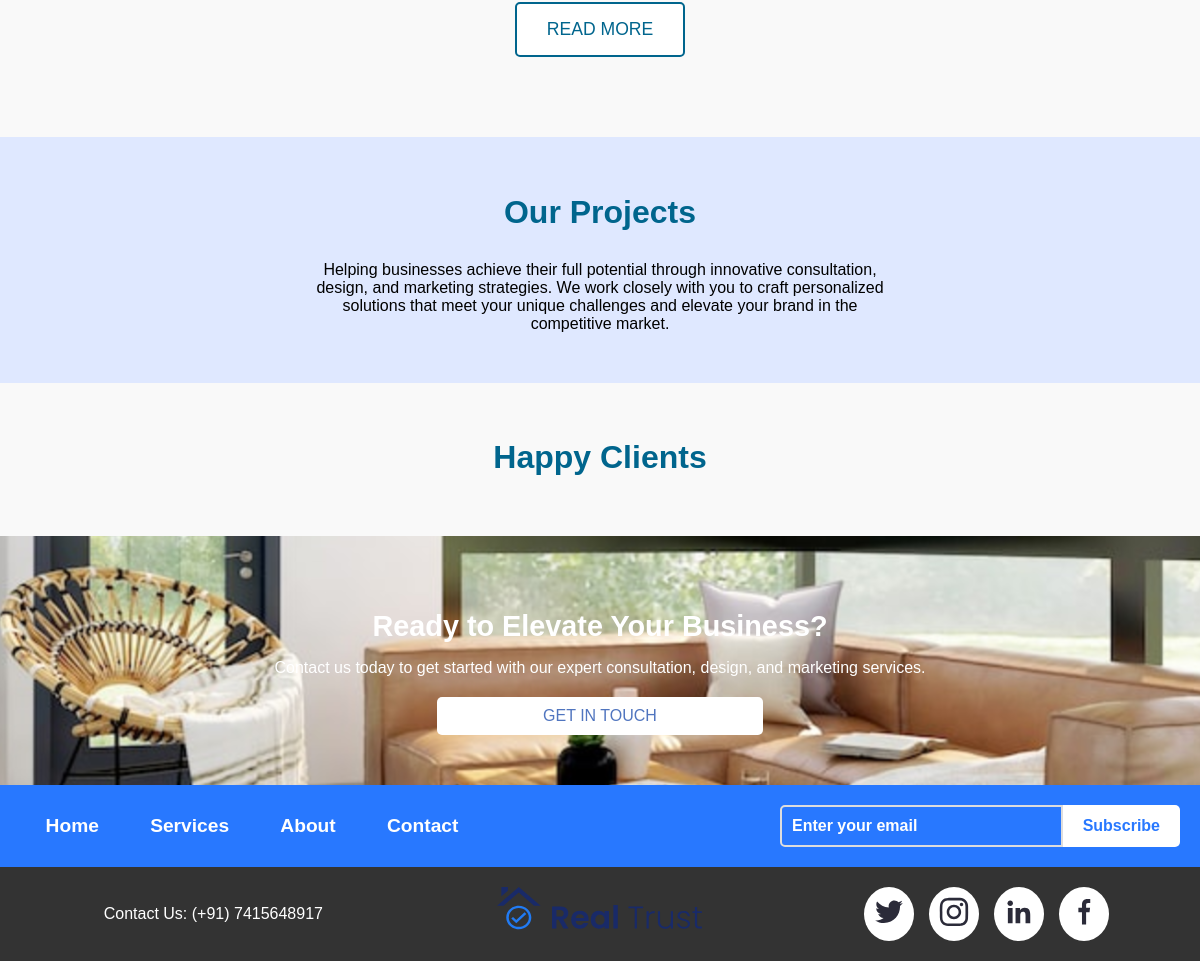
The app's page / (lower part), older data.
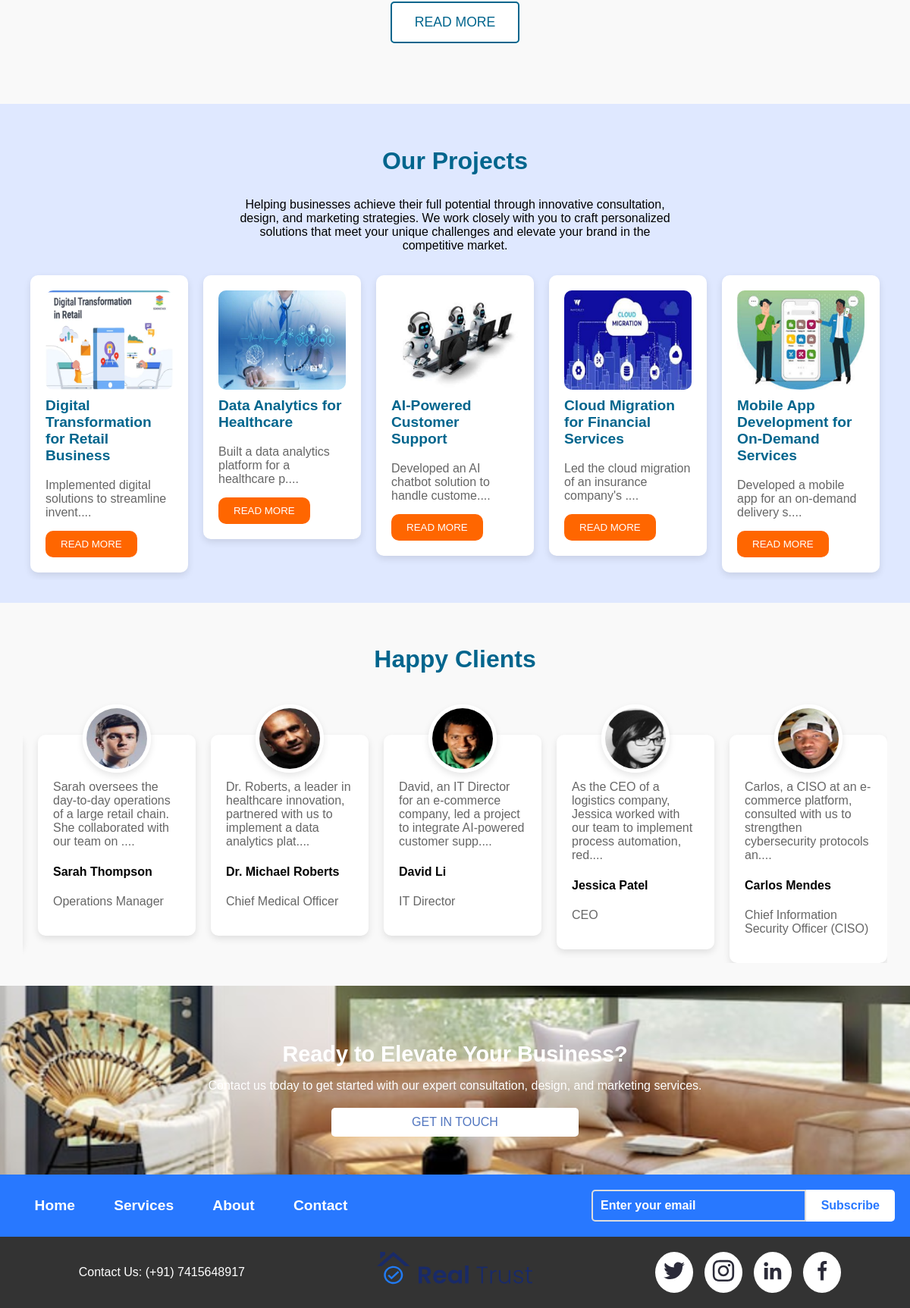
The same page, newer data.
### siteApp/models.py (models this page shows, shortened)
class Project(models.Model):
    name = models.CharField(max_length=255)
    description = models.TextField()
    image = models.ImageField(upload_to='projects/')
    created_at = models.DateTimeField(auto_now_add=True)

class Client(models.Model):
    name = models.CharField(max_length=255)
    designation = models.CharField(max_length=100)  # e.g., CEO, Developer
    description = models.TextField()
    image = models.ImageField(upload_to='clients/')  # Store images in 'media/clients/'
    created_at = models.DateTimeField(auto_now_add=True)

### siteApp/views.py (the view)
# urls.py: path('', views.landing_page, name='land'),
def landing_page(request):
    form_submitted = False  # To track whether the form is submitted or not
    project = Project.objects.all()
    client = Client.objects.all()
    data = {
        'projects': project,
        'clients': client,
    }
    if request.method == 'POST':
        form = ContactFormModel(request.POST)
        if form.is_valid():
            form.save()  # Save the form data to the database
            form_submitted = True  # Set the flag to True to show the thank you message
    else:
        form = ContactFormModel()
    data['form'] = form
    data['form_submitted'] = form_submitted
    data['subForm'] = SubscribeForm
    return render(request, 'base.html', data)

### siteApp/forms.py
class ContactFormModel(forms.ModelForm):
    class Meta:
        model = ContactForm
        fields = ['full_name', 'email', 'mobile_number', 'city']

### myFiles/templates/base.html (shortened to what this page needs)
{% load static %}
<!DOCTYPE html>
<html lang="en">
<head>
    <link rel="stylesheet" href="{% static 'css/styles.css' %}">
    <link rel="stylesheet" href="https://cdnjs.cloudflare.com/ajax/libs/slick-carousel/1.8.1/slick.min.css" />
</head>
<body>
    <section id="About" class="about-section">
        <button class="read-more-btn">Read More</button>
    </section>
    <section class="projects">
        <h2>Our Projects</h2>
        <p id="projectText">Helping businesses achieve their full potential through innovative consultation, design, and
            marketing strategies. We work closely with you to craft personalized solutions that meet your unique
            challenges and elevate your brand in the competitive market.</p>
        <div class="project-slider">
            {% for proj in projects %}
            <div class="project">
                <img src="{{ proj.image.url }}" alt="Project 1">
                <h3>{{ proj.name }}</h3>
                <p>{{ proj.description|slice:50 }}....</p>
                <button class="read-more">Read More</button>
            </div>
            {% endfor %}
        </div>
    </section>
    <section class="clients">
        <h2>Happy Clients</h2>
        <div class="client-slider">
            {% for client in clients %}
            <div class="client-card">
                <div class="client-info">
                    <div class="client-image">
                        <img src="{{ client.image.url }}" alt="{{ client.name }}">
                    </div>
                    <p>{{ client.description|slice:100 }}....</p>
                    <h4>{{ client.name }}</h4>
                    <p>{{ client.designation }}</p>
                </div>
            </div>
            {% endfor %}
        </div>
    </section>
    <section class="promo-section">
        <div class="promo-content">
            <h2>Ready to Elevate Your Business?</h2>
            <p>Contact us today to get started with our expert consultation, design, and marketing services.</p>
            <button class="promo-button">Get in Touch</button>
        </div>
    </section>
    <section class="subscribe-section">
        <div class="subscribe-content">
            <section class="subscribe-navigation-section">
                <div class="subscribe-navigation-content">
                    <div class="navigation-menu">
                        <ul>
                            <li><a href="/">Home</a></li>
                            <li><a href="#">Services</a></li>
                            <li><a href="#About">About</a></li>
                            <li><a href="#hero">Contact</a></li>
                        </ul>
                    </div>
                    <div class="subscribe-box">
                        <form method="POST" action="{% url 'submitMail' %}">
                            <input type="email" name="email" placeholder="Enter your email"
                                value="{{ subForm.email.value |default:''}}" required>
                            <button type="submit">Subscribe</button>
                        </form>
                    </div>
                </div>
            </section>
        </div>
    </section>
    <footer class="footer">
        <div class="footer-left">
            <p>Contact Us: (+91) 7415648917</p>
        </div>
        <div class="footer-middle">
            <img src="{% static 'images/Images/logo.svg' %}" alt="Logo" class="footer-logo">
        </div>
        <div class="footer-right">
            <a href="#" class="social-icon"><img src="{% static 'images/Icons/Group-1.svg' %}" alt="Facebook"></a>
            <a href="#" class="social-icon"><img src="{% static 'images/Icons/Group.svg' %}" alt="Twitter"></a>
            <a href="#" class="social-icon"><img src="{% static 'images/Icons/Linkedin.svg' %}" alt="LinkedIn"></a>
            <a href="#" class="social-icon"><img src="{% static 'images/Icons/Frame.svg' %}" alt="Instagram"></a>
        </div>
    </footer>
</body>
</html>

Row changes from the older to the newer data that the page shows:
added Project: image (picture), name "Digital Transformation for Retail Business", description "Implemented digital solutions to streamline invent"
added Project: image (picture), name "Data Analytics for Healthcare", description "Built a data analytics platform for a healthcare p"
added Project: image (picture), name "AI-Powered Customer Support", description "Developed an AI chatbot solution to handle custome"
added Project: image (picture), name "Cloud Migration for Financial Services", description "Led the cloud migration of an insurance company's"
added Project: image (picture), name "Mobile App Development for On-Demand Services", description "Developed a mobile app for an on-demand delivery s"
added Client: image (picture), description "Sarah oversees the day-to-day operations of a large retail chain. She collaborated with our team on", name "Sarah Thompson", designation "Operations Manager"
added Client: image (picture), description "Dr. Roberts, a leader in healthcare innovation, partnered with us to implement a data analytics plat", name "Dr. Michael Roberts", designation "Chief Medical Officer"
added Client: image (picture), description "David, an IT Director for an e-commerce company, led a project to integrate AI-powered customer supp", name "David Li", designation "IT Director"
added Client: image (picture), description "As the CEO of a logistics company, Jessica worked with our team to implement process automation, red", name "Jessica Patel", designation "CEO"
added Client: image (picture), description "Carlos, a CISO at an e-commerce platform, consulted with us to strengthen cybersecurity protocols an", name "Carlos Mendes", designation "Chief Information Security Officer (CISO)"
